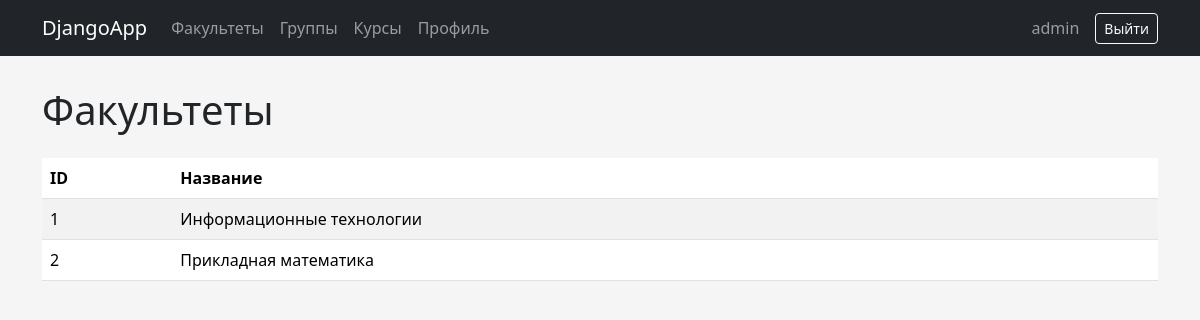
The app's page /departments/ (signed in) with its own data.
### accounts/models.py (models this page shows, shortened)
class Department(models.Model):
    name = models.CharField(max_length=200)

### accounts/views.py (the view)
@login_required
def department_list(request):
    departments = Department.objects.all()
    return render(
        request,
        'department_list.html',
        {
            'departments': departments,
            'is_methodist': is_methodist(
                request.user
            ),
        }
    )

### accounts/views.py (called while the page is built)
def is_methodist(user):
    return user.groups.filter(
        name='Методист'
    ).exists()

### templates/department_list.html (shortened to what this page needs)
{% extends 'base.html' %}
{% block content %}
<div class="d-flex justify-content-between mb-3">
    <h1>Факультеты</h1>
</div>
<table class="table table-striped">
    <thead>
        <tr>
            <th>ID</th>
            <th>Название</th>
        </tr>
    </thead>
    <tbody>
        {% for department in departments %}
        <tr>
            <td>
                {{ department.id }}
            </td>
            <td>
                {{ department.name }}
            </td>
        </tr>
        {% endfor %}
    </tbody>
</table>
{% endblock %}

### templates/base.html (shortened to what this page needs)
{% load static %}
<!DOCTYPE html>
<html lang="ru">
<head>
    <link rel="stylesheet"
          href="{% static 'vendor/bootstrap/css/bootstrap.min.css' %}">
    <link rel="stylesheet"
          href="{% static 'css/style.css' %}">
</head>
<body>
<nav class="navbar navbar-expand-lg navbar-dark bg-dark">
    <div class="container">
        <a class="navbar-brand" href="/profile/">
            DjangoApp
        </a>
        <div class="navbar-nav me-auto">
            <a class="nav-link" href="/departments/">
                Факультеты
            </a>
            <a class="nav-link" href="/groups/">
                Группы
            </a>
            <a class="nav-link" href="/courses/">
                Курсы
            </a>
            <a class="nav-link" href="/profile/">
                Профиль
            </a>
        </div>
        {% if user.is_authenticated %}
            <span class="navbar-text me-3">
                {{ user.username }}
            </span>
            <form method="post" action="/accounts/logout/">
                <button class="btn btn-outline-light btn-sm"
                        type="submit">
                    Выйти
                </button>
            </form>
        {% endif %}
    </div>
</nav>
<div class="container page-container">
    {% block content %}
    {% endblock %}
</div>
</body>
</html>

### static/css/style.css (style rules this page uses)
body { background-color: #f5f5f5; }
.page-container { margin-top: 30px; }

### records on screen
Department: id "1", name "Информационные технологии"
Department: id "2", name "Прикладная математика"

### other values on screen
{{ user.username }} "admin"
